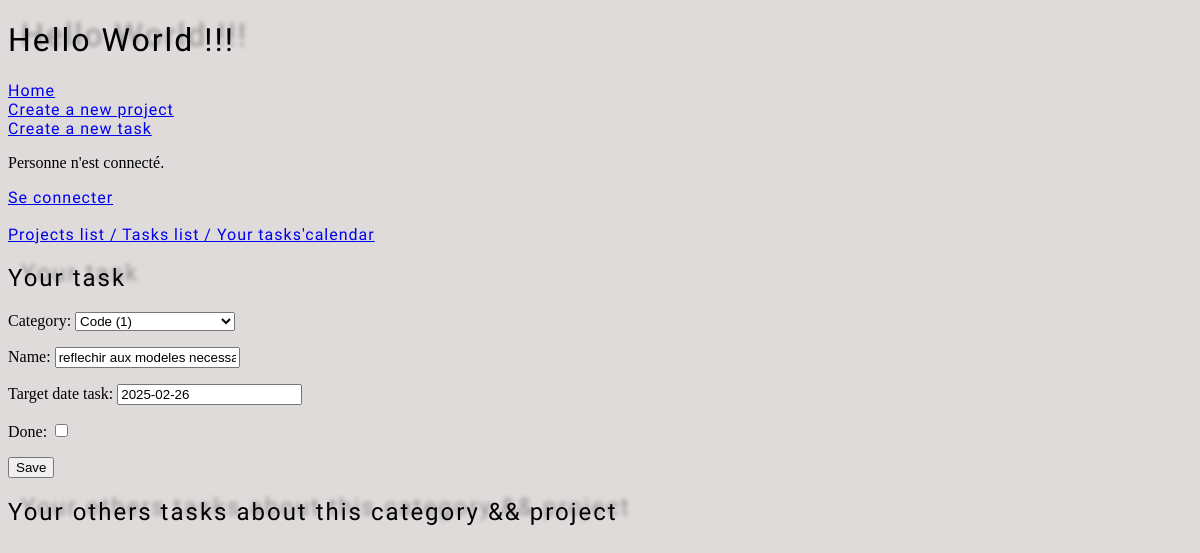
Before: /todo/task_update/refechir-aux-modeles-necessaires/ with the older database file.
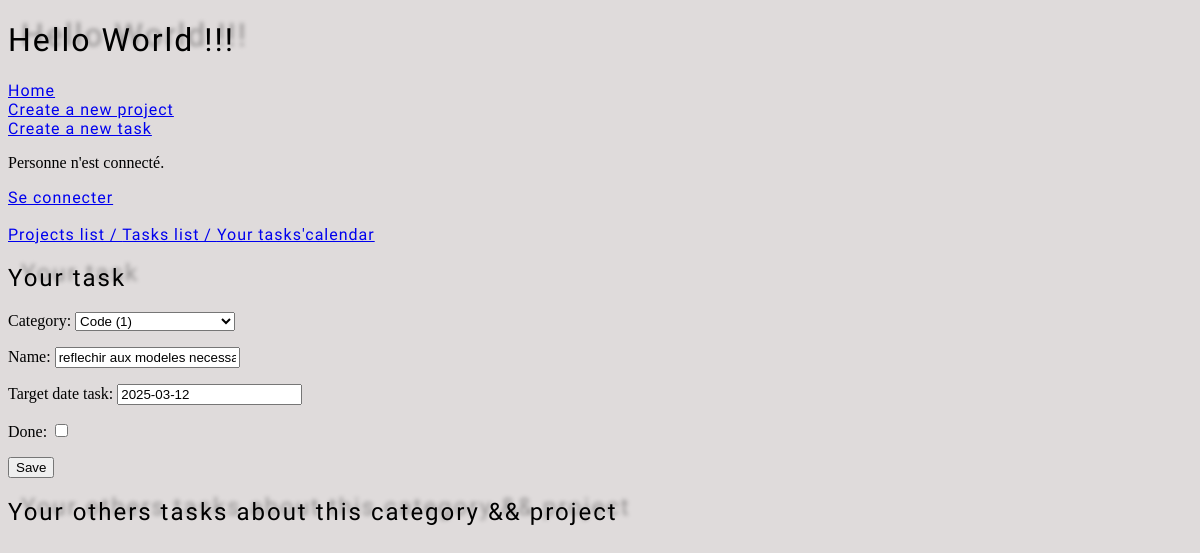
After: the same page with the newer database file.
### todolist/models.py (models this page shows, shortened)
class Task(models.Model):
  category=models.ForeignKey(Category, on_delete=models.CASCADE, related_name="tasks", null=True, blank=True)
  project=models.ForeignKey(Project, on_delete=models.CASCADE, related_name="projects", null=True, blank=True)
  name=models.CharField(max_length=220, unique=True)
  slug=models.SlugField(max_length=220, unique=True, blank=True)
  target_date_task = models.DateField(default=default_target_date)
  done= models.BooleanField(default=False)
  creation_date=models.DateField(default=date.today)
  historic_target_date_task = models.JSONField(default=list, blank=True)

### todolist/views.py (the view, shortened to what this page needs)
# urls.py: path('task_update/<str:slug>/', TaskUpdateView.as_view(), name='task_update'),
class TaskUpdateView(UpdateView):
  model= Task
  template_name= 'todolist/task_form.html'
  form_class= TaskForm

### todolist/forms.py
class TaskForm(forms.ModelForm):
  class Meta:
    model = Task
    fields = ['category','name', 'target_date_task', 'done']
    widget= {'target_date_task': forms.DateInput(attrs={'type':'date'}),
             'done': forms.CheckboxInput(),
             }

### todolist/models.py (called while the page is built)
  def __str__(self):
    return f'{self.name} ({self.pk})'

### todolist/templates/todolist/task_form.html (shortened to what this page needs)
<!DOCTYPE html>
<html lang="en">
  {% extends 'base.html' %} {% load static %}
    {% block content %}
    <h2>Your task </h2>
    <form method="post">
      {% csrf_token %} {{ form.as_p }}
      <button type="submit">Save</button>
    </form>
    <h2>Your others tasks about this category && project</h2>
    {% endblock content %}

Changed rows visible on the page:
changed Task "Code (1)": target_date_task "2025-02-26" → "2025-03-12"
